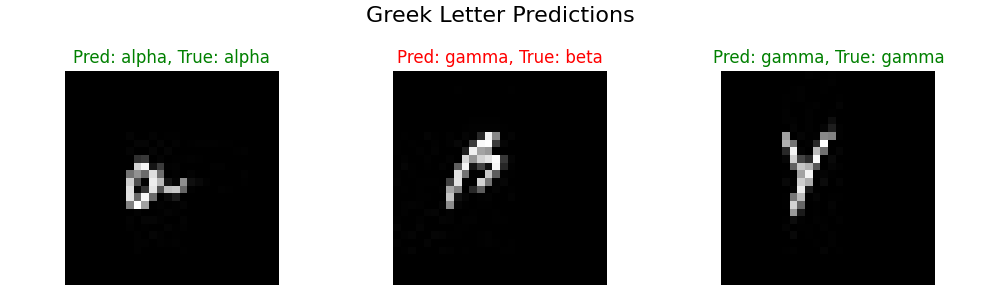
#> input picture greek_predictions.png, 1000 x 300 px
$ python img_preprocessor.py --mode digit --input .
#> lines starting #> are read from the running program, lines starting #| are printed output that depends on the picture; after the words box and inside, x2 and y2 are one past the last pixel; in counts of white or black regions, pixels touching at a corner belong together
"""
Claire Liu, Yu-Jing Wei
-----
Image Preprocessing Pipeline for Deep Learning Inference.

This script standardizes raw images for MNIST-style digit recognition and
Greek letter classification. It automatically scans input directories,
applies class-specific transformations, and saves processed results
to a 'processed' subdirectory.
"""

import os
import argparse
import cv2
import numpy as np


class ImagePreprocessor:
    """
    Utility class for orchestrating batch image transformations.
    Supports specialized pipelines for digit OCR and symbolic recognition.
    """
    def __init__(self):
        # Support common image extensions
        self.valid_extensions = ('.png', '.jpg', '.jpeg', '.bmp', '.tiff')

    def process_digit(self, img):
        """
        Transforms raw images into MNIST-compatible format (28x28, centered).
        Includes inversion, thresholding, distance transform, and smoothing.
        """
        # 1. Background-Foreground Inversion
        img = cv2.bitwise_not(img)
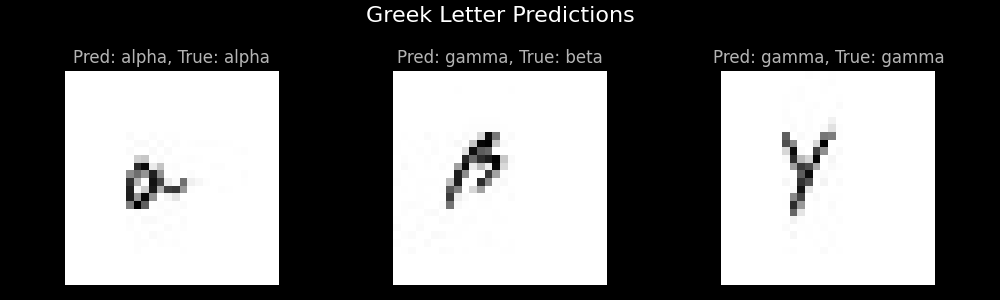
#> img: shape (300, 1000); min 0, max 255, mean 116.1

        # 2. Clean binary mask extraction
        _, img_bin = cv2.threshold(img, 100, 255, cv2.THRESH_BINARY)
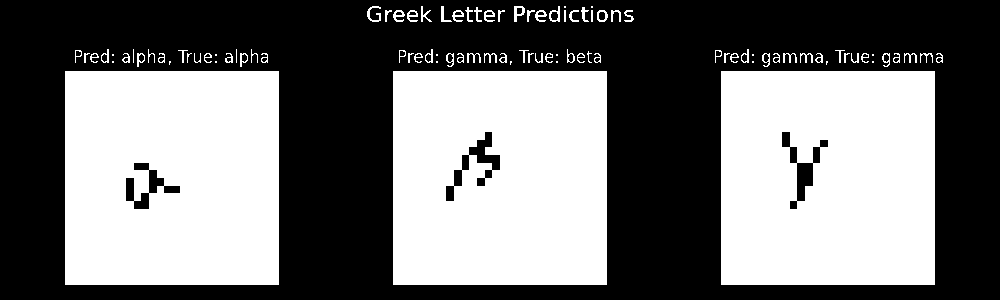
#> img_bin: shape (300, 1000); 46% white; 95 white regions (20 under 20 px), largest, box (x1, y1, x2, y2) and area: (65, 71, 279, 285) 44971, (721, 71, 935, 285) 44852, (393, 71, 607, 285) 44794

        # 3. Distance Transform to simulate handwriting stroke pressure
        dist = cv2.distanceTransform(img_bin, cv2.DIST_L2, 5)
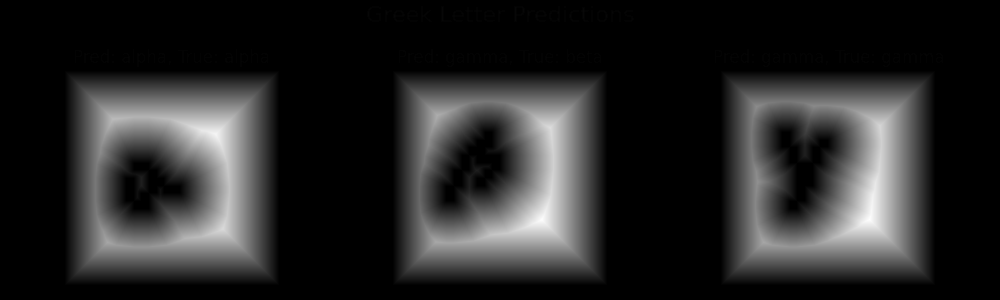
#> dist: shape (300, 1000) float32; min 0, max 65.93, mean 10.3; drawn with min black and max white
        cv2.normalize(dist, dist, 0, 255, cv2.NORM_MINMAX)
        img_grad = dist.astype(np.uint8)

        # 4. Dimension scaling (28x28) and anti-aliasing
        img_resized = cv2.resize(img_grad, (28, 28), interpolation=cv2.INTER_CUBIC)
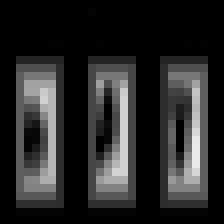
#> img_resized: shape (28, 28) (shown 8 times larger); min 0, max 234, mean 40.1
        img_final = cv2.GaussianBlur(img_resized, (3, 3), 0)
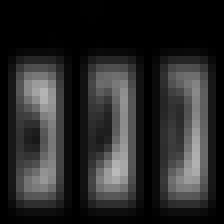
#> img_final: shape (28, 28) (shown 8 times larger); min 0, max 186, mean 40.1
        return img_final

    def process_greek(self, img):
        """
        Standardizes Greek letter images to 128x128 for Transfer Learning.
        """
        img_final = cv2.resize(img, (128, 128), interpolation=cv2.INTER_CUBIC)
        return img_final

    def run(self, mode, input_dir):
        """
        Scans the provided directory for images and executes the pipeline.
        """
        if not os.path.isdir(input_dir):
            print(f"Error: '{input_dir}' is not a valid directory.")
            return

        # Gather all valid image files in the directory
        image_files = [f for f in os.listdir(input_dir)
                       if f.lower().endswith(self.valid_extensions)]

        if not image_files:
            print(f"No images found in: {input_dir}")
            return

        # Create 'processed' subdirectory inside the input directory
        target_dir = os.path.join(input_dir, 'processed')
        os.makedirs(target_dir, exist_ok=True)

        print(f"Starting [{mode.upper()}] mode processing in: {input_dir}")

        for filename in image_files:
            img_path = os.path.join(input_dir, filename)

            # Read image in grayscale
            img = cv2.imread(img_path, cv2.IMREAD_GRAYSCALE)
            if img is None:
                print(f"   - Skipping unreadable file: {filename}")
                continue

            # Execute logic based on mode
            if mode == 'digit':
                result = self.process_digit(img)
            else:
                result = self.process_greek(img)

            # Save to the processed folder
            output_path = os.path.join(target_dir, filename)
            cv2.imwrite(output_path, result)
            print(f"   - Processed: {filename}")
#> pass 2 of the loop in run, `for filename in image_files:`:
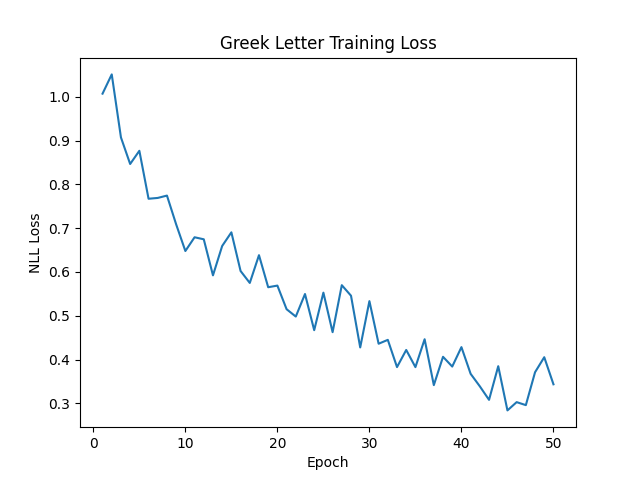
#> input picture greek_training_loss.png, 640 x 480 px
#> in process_digit (call 2), `_, img_bin = cv2.threshold(img, 100, 255, cv2.THRESH_BINARY)`:
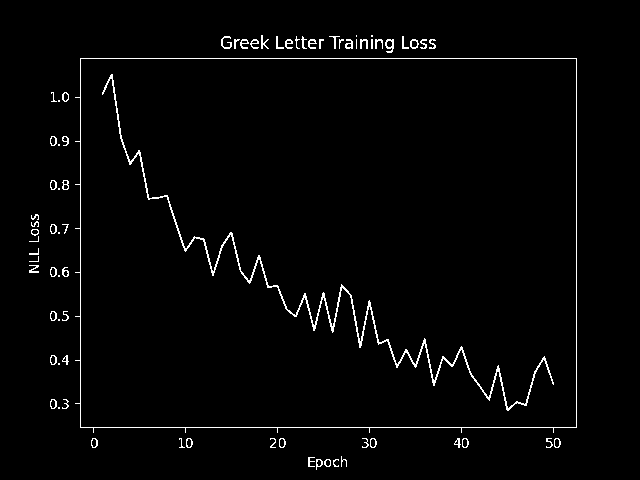
#> img_bin: shape (480, 640); 2% white in thin lines or dots, all inside (x1, y1, x2, y2) = (29, 35, 577, 470)
#> img_grad: shape (480, 640)
#> in process_digit (call 2), `img_final = cv2.GaussianBlur(img_resized, (3, 3), 0)`:
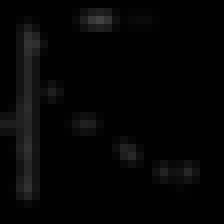
#> img_final: shape (28, 28) (shown 8 times larger); min 0, max 67, mean 4.4

        print(f"Done! All images saved to: {target_dir}")


def main():
    """Main entry point to parse directory-based arguments."""
    parser = argparse.ArgumentParser(description="Batch Image Preprocessor for Digit and Greek Letters")
    parser.add_argument('--mode', type=str, required=True, choices=['digit', 'greek'],
                        help="Mode: 'digit' (28x28) or 'greek' (128x128)")
    parser.add_argument('--input', type=str, required=True,
                        help="Path to the directory containing raw images")

    args = parser.parse_args()

    processor = ImagePreprocessor()
    processor.run(args.mode, args.input)


if __name__ == "__main__":
    main()
